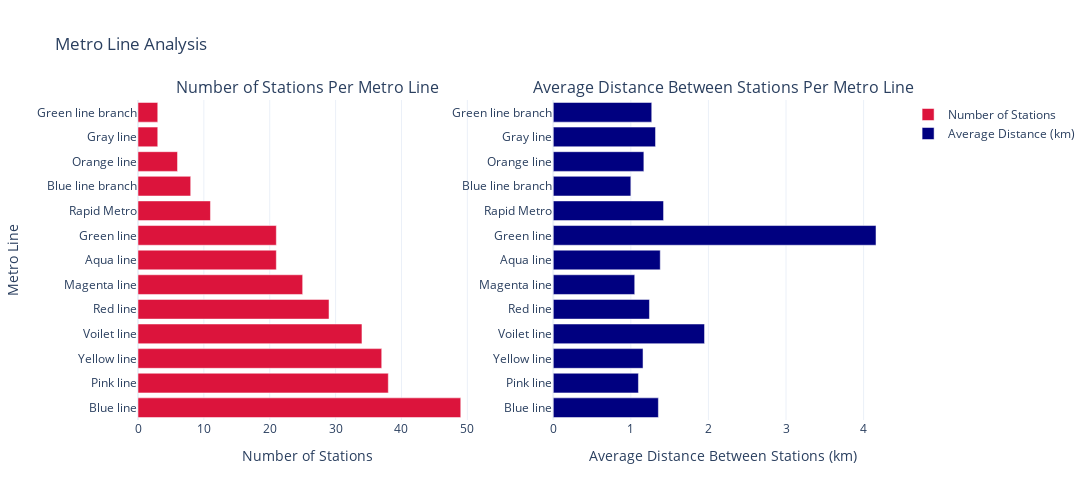

The notebook cell saved with this chart:
### Markdown cell above
The table presents a detailed analysis of the Delhi Metro lines, including the number of stations on each line and the average distance between stations.

To better understand these metrics, let’s visualize them. I’ll create two plots: one for the number of stations per line and another for the average distance between stations. It will provide a comparative view of the metro lines:

### Code cell
# creating subplots
fig = make_subplots(rows=1, cols=2, subplot_titles=('Number of Stations Per Metro Line', 'Average Distance Between Stations Per Metro Line'))


# plot for Number of Stations per Line
fig.add_trace(
    go.Bar(y=line_df["Line"], x=line_df["Number of Stations"], orientation="h", name="Number of Stations", 
    marker_color='crimson'), row=1, col=1)

# plot for Average Distance Between Stations
fig.add_trace(
    go.Bar(y=line_df['Line'], x=line_df['Average Distance Between Stations (km)'],
           orientation='h', name='Average Distance (km)', marker_color='navy'),
    row=1, col=2
)

# update xaxis properties
fig.update_xaxes(title_text="Number of Stations", row=1, col=1)
fig.update_xaxes(title_text="Average Distance Between Stations (km)", row=1, col=2)

# update yaxis properties
fig.update_yaxes(title_text="Metro Line", row=1, col=1)
fig.update_yaxes(title_text="", row=1, col=2)

fig.update_layout(height=500, width=1200, title_text="Metro Line Analysis", template="plotly_white")
fig.show()

### Figure 1 — Plotly figure (JSON) as saved in the notebook; plotly's stock layout.template omitted (floating-point values rounded to 4 significant figures)
{"data": [{"marker": {"color": "crimson"}, "name": "Number of Stations", "orientation": "h", "type": "bar", "x": [49, 38, 37, 34, 29, 25, 21, 21, 11, 8, 6, 3, 3], "xaxis": "x", "y": ["Blue line", "Pink line", "Yellow line", "Voilet line", "Red line", "Magenta line", "Aqua line", "Green line", "Rapid Metro", "Blue line branch", "Orange line", "Gray line", "Green line branch"], "yaxis": "y"}, {"marker": {"color": "navy"}, "name": "Average Distance (km)", "orientation": "h", "type": "bar", "x": [1.355, 1.098, 1.157, 1.95, 1.24, 1.05, 1.379, 4.16, 1.422, 1, 1.168, 1.318, 1.269], "xaxis": "x2", "y": ["Blue line", "Pink line", "Yellow line", "Voilet line", "Red line", "Magenta line", "Aqua line", "Green line", "Rapid Metro", "Blue line branch", "Orange line", "Gray line", "Green line branch"], "yaxis": "y2"}], "layout": {"annotations": [{"font": {"size": 16}, "showarrow": false, "text": "Number of Stations Per Metro Line", "x": 0.225, "xanchor": "center", "xref": "paper", "y": 1, "yanchor": "bottom", "yref": "paper"}, {"font": {"size": 16}, "showarrow": false, "text": "Average Distance Between Stations Per Metro Line", "x": 0.775, "xanchor": "center", "xref": "paper", "y": 1, "yanchor": "bottom", "yref": "paper"}], "height": 500, "title": {"text": "Metro Line Analysis"}, "width": 1200, "xaxis": {"anchor": "y", "autorange": true, "domain": [0, 0.45], "range": [0, 51.58], "title": {"text": "Number of Stations"}, "type": "linear"}, "xaxis2": {"anchor": "y2", "autorange": true, "domain": [0.55, 1], "range": [0, 4.379], "title": {"text": "Average Distance Between Stations (km)"}, "type": "linear"}, "yaxis": {"anchor": "x", "autorange": true, "domain": [0, 1], "range": [-0.5, 12.5], "title": {"text": "Metro Line"}, "type": "category"}, "yaxis2": {"anchor": "x2", "autorange": true, "domain": [0, 1], "range": [-0.5, 12.5], "title": {"text": ""}, "type": "category"}}}
